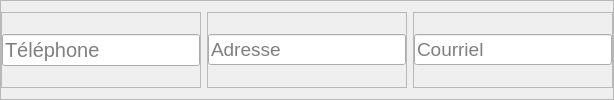
                              <widget class="QFrame" name="frame_12">
                               <property name="frameShape">
                                <enum>QFrame::StyledPanel</enum>
                               </property>
                               <property name="frameShadow">
                                <enum>QFrame::Raised</enum>
                               </property>
                               <layout class="QHBoxLayout" name="horizontalLayout_24">
                                <property name="leftMargin">
                                 <number>0</number>
                                </property>
                                <property name="rightMargin">
                                 <number>0</number>
                                </property>
                                <item>
                                 <widget class="QFrame" name="frame_18">
                                  <property name="minimumSize">
                                   <size>
                                    <width>200</width>
                                    <height>0</height>
                                   </size>
                                  </property>
                                  <property name="frameShape">
                                   <enum>QFrame::StyledPanel</enum>
                                  </property>
                                  <property name="frameShadow">
                                   <enum>QFrame::Raised</enum>
                                  </property>
                                  <layout class="QVBoxLayout" name="verticalLayout_32">
                                   <property name="leftMargin">
                                    <number>0</number>
                                   </property>
                                   <property name="rightMargin">
                                    <number>0</number>
                                   </property>
                                   <item>
                                    <widget class="QLineEdit" name="telephone">
                                     <property name="minimumSize">
                                      <size>
                                       <width>0</width>
                                       <height>25</height>
                                      </size>
                                     </property>
                                     <property name="font">
                                      <font>
                                       <pointsize>15</pointsize>
                                      </font>
                                     </property>
                                     <property name="placeholderText">
                                      <string>Téléphone</string>
                                     </property>
                                    </widget>
                                   </item>
                                  </layout>
                                 </widget>
                                </item>
                                <item>
                                 <widget class="QFrame" name="frame_19">
                                  <property name="minimumSize">
                                   <size>
                                    <width>200</width>
                                    <height>0</height>
                                   </size>
                                  </property>
                                  <property name="frameShape">
                                   <enum>QFrame::StyledPanel</enum>
                                  </property>
                                  <property name="frameShadow">
                                   <enum>QFrame::Raised</enum>
                                  </property>
                                  <layout class="QVBoxLayout" name="verticalLayout_33">
                                   <property name="leftMargin">
                                    <number>0</number>
                                   </property>
                                   <property name="rightMargin">
                                    <number>0</number>
                                   </property>
                                   <item>
                                    <widget class="QLineEdit" name="adresse">
                                     <property name="minimumSize">
                                      <size>
                                       <width>0</width>
                                       <height>25</height>
                                      </size>
                                     </property>
                                     <property name="font">
                                      <font>
                                       <pointsize>14</pointsize>
                                      </font>
                                     </property>
                                     <property name="placeholderText">
                                      <string>Adresse</string>
                                     </property>
                                    </widget>
                                   </item>
                                  </layout>
                                 </widget>
                                </item>
                                <item>
                                 <widget class="QFrame" name="frame_20">
                                  <property name="minimumSize">
                                   <size>
                                    <width>200</width>
                                    <height>0</height>
                                   </size>
                                  </property>
                                  <property name="frameShape">
                                   <enum>QFrame::StyledPanel</enum>
                                  </property>
                                  <property name="frameShadow">
                                   <enum>QFrame::Raised</enum>
                                  </property>
                                  <layout class="QHBoxLayout" name="horizontalLayout_27">
                                   <property name="leftMargin">
                                    <number>0</number>
                                   </property>
                                   <property name="rightMargin">
                                    <number>0</number>
                                   </property>
                                   <item>
                                    <widget class="QLineEdit" name="email_3">
                                     <property name="minimumSize">
                                      <size>
                                       <width>0</width>
                                       <height>25</height>
                                      </size>
                                     </property>
                                     <property name="font">
                                      <font>
                                       <pointsize>14</pointsize>
                                      </font>
                                     </property>
                                     <property name="placeholderText">
                                      <string>Courriel</string>
                                     </property>
                                    </widget>
                                   </item>
                                  </layout>
                                 </widget>
                                </item>
                               </layout>
                              </widget>
